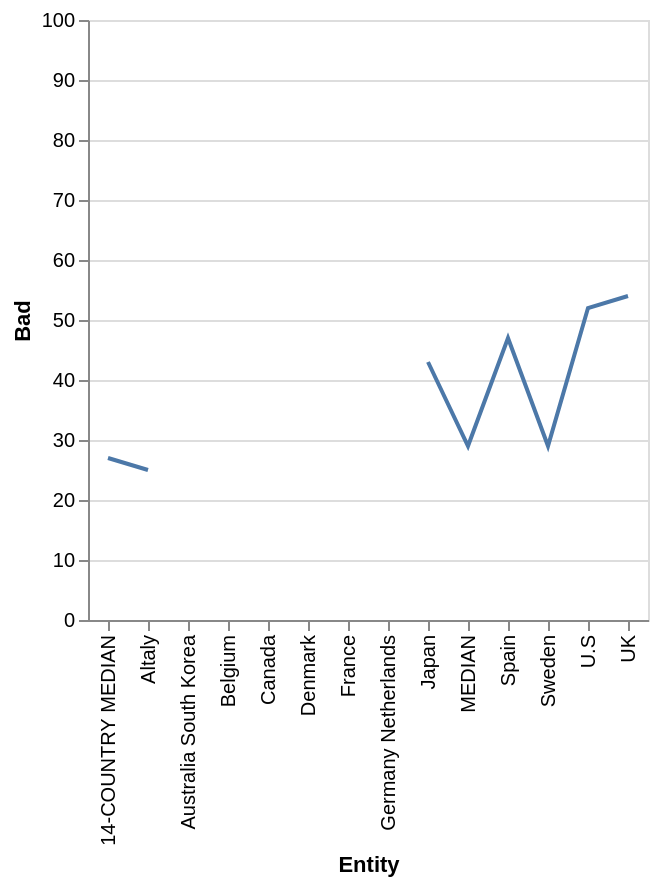

Describe this chart as a Vega-Lite specification.
### Vega-Lite specification from a JSON file in a GitHub repository (floating-point values rounded to 4 significant figures)
{"$schema": "https://vega.github.io/schema/vega-lite/v5.json", "description": "Line chart auto-generated from CSV", "data": {"values": [{"Entity": "14-COUNTRY MEDIAN", "Bad": "27.0", "Good": "73.0"}, {"Entity": "Japan", "Bad": "43.0", "Good": "55.0"}, {"Entity": "Australia South Korea", "Bad": "nan", "Good": "86.0"}, {"Entity": "MEDIAN", "Bad": "29.0", "Good": "nan"}, {"Entity": "UK", "Bad": "54.0", "Good": "46.0"}, {"Entity": "Spain", "Bad": "47.0", "Good": "54.0"}, {"Entity": "France", "Bad": "nan", "Good": "59.0"}, {"Entity": "Belgium", "Bad": "39.0", "Good": "6.0"}, {"Entity": "Sweden", "Bad": "29.0", "Good": "nan"}, {"Entity": "Altaly", "Bad": "25.0", "Good": "nan"}, {"Entity": "Germany Netherlands", "Bad": "nan", "Good": "nan"}, {"Entity": "Denmark", "Bad": "95.0", "Good": "95.0"}, {"Entity": "U.S", "Bad": "52.0", "Good": "nan"}, {"Entity": "Canada", "Bad": "nan", "Good": "88.0"}]}, "mark": "line", "encoding": {"x": {"field": "Entity", "type": "ordinal"}, "y": {"field": "Bad", "type": "quantitative"}}}
